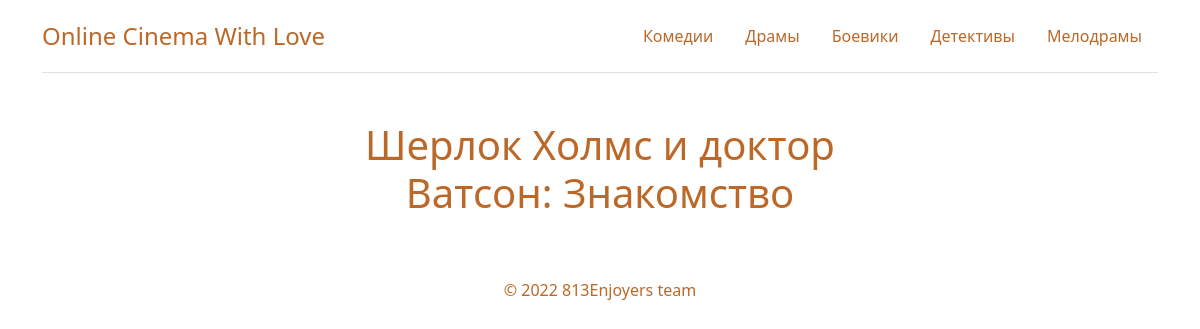
The page /player/5/ on the database its author committed.
### torrentCinema/models.py (models this page shows, shortened)
class Category(models.Model):
    name = models.CharField(max_length=255,verbose_name='Название')
    maincategory = models.BooleanField(default=True, verbose_name='Главная категория')
    class Meta:
        verbose_name = 'Категория'
        verbose_name_plural = 'Категории'

class Film(models.Model):
    name = models.CharField(max_length=255, verbose_name='Название')
    description = models.TextField(verbose_name='Описание')
    releaseDate = models.DateField(null=True, verbose_name='Дата Публикации')
    rating = models.IntegerField( null=True, verbose_name='Рейтинг')
    from_torrent = models.BooleanField(null=True, default=True, verbose_name='Загрузка с торрента')
    imagePath = models.TextField(null=True, verbose_name='Путь до постера')
    magnet = models.TextField(max_length=1024, null=True, verbose_name='Магнет ссылка')
    category = models.ForeignKey(Category, on_delete=models.SET_NULL, null=True, verbose_name='Категория')
    class Meta:
        verbose_name = 'Фильм'
        verbose_name_plural = 'Фильмы'

### torrentCinema/views.py (the view)
# urls.py: path('player/<int:filmId>/', views.player, name='player')
def player(request, filmId):
    p = Category.objects.filter(maincategory=True)
    film = Film.objects.get(pk=filmId)
    return render(request, 'main/player.html', {'film': film,"cat_list": p})

### torrentCinema/templates/main/player.html (shortened to what this page needs)
{% extends 'main/base.html' %}
{% block description %}
{{ film.name }}
{% endblock %}
{% block content %}
    <footer class="footer-nongrad">
        <p>© 2022 813Enjoyers team
        </p>
    </footer>
{% endblock %}

### torrentCinema/templates/main/base.html (shortened to what this page needs)
{% load static %}
<!doctype html>
<html lang="en">
<head>
    <link rel="stylesheet" href="{% static 'css/genre-pages.css'%}" type="text/css">
    <link href="https://cdn.jsdelivr.net/npm/bootstrap@5.2.0-beta1/dist/css/bootstrap.min.css" rel="stylesheet">
</head>
<body>
<main id="scrollbar">
    <div id="navigation" class="container header">
        <header class="d-flex flex-wrap justify-content-center py-3 border-bottom">
            <a href="/" class="d-flex align-items-center mb-3 mb-md-0 me-md-auto text-dark text-decoration-none">
                <span class="fs-4" style="color: #bb6829">Online Cinema With Love</span></a>
            <ul class="nav nav-pills">
                {% for category in cat_list %}
                <li class="nav-item"><a href="/genre/{{category.id}}" class="nav-link" aria-current="page" style="color: #bb6829">{{category.name}}</a></li>
                {% endfor %}
            </ul>
        </header>
    </div>
    <section id="description" class="text-center container">
        <div class="row py-lg-5">
            <div class="col-lg-6 col-md-8 mx-auto">
                <section class="description">
                    <h1>{% block description %}{% endblock %}</h1>
                </section>
            </div>
        </div>
    </section>
    {% block content %}{% endblock %}
</main>
</body>
</html>

### static/css/genre-pages.css (style rules this page uses)
* { box-sizing: border-box; }
#navigation { position: sticky; top: 0; background-color: white; z-index: 10000; }
.description { color: #bb6829; position: relative; width: 100%; display: flex; justify-content: center; align-items: center; }
.footer-nongrad { width: 100%; padding-bottom: 25px; display: flex; justify-content: center; align-items: center; padding: 5px; color: #bb6829; }

### torrentCinema/templates/main/base.html (style rules this page uses)
a { text-decoration: none; }

### rows shown on the page
Category: name "Комедии"
Category: name "Драмы"
Category: name "Боевики"
Category: name "Детективы"
Category: name "Мелодрамы"
Film: name "Шерлок Холмс и доктор Ватсон: Знакомство"
